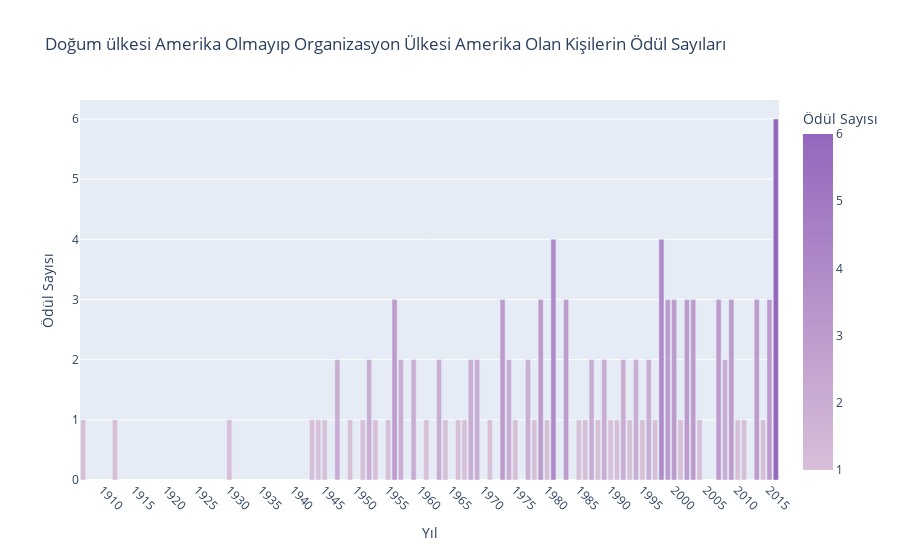

This figure's notebook cell:
### Code cell
america_data = nobel_prize[(nobel_prize["birth_country"] != "United States of America") & (nobel_prize["organization_country"] == "United States of America")]


yearly_counts = america_data.groupby("year").size().reset_index(name="count")


yearly_counts = yearly_counts[yearly_counts["count"] != 0]


fig = px.bar(yearly_counts, x="year", y="count", color="count",
             labels={"year": "Yıl", "count": "Ödül Sayısı"},
             title="Doğum ülkesi Amerika Olmayıp Organizasyon Ülkesi Amerika Olan Kişilerin Ödül Sayıları",
             color_continuous_scale=["thistle", "#9467bd"])  # Pembe ve mor tonları kullan

fig.update_layout(xaxis=dict(tickmode="linear", tick0=0, dtick=5, tickangle=45),
                  yaxis=dict(title="Ödül Sayısı"))

fig.show()

### Figure 1 — Plotly figure (JSON) as saved in the notebook; plotly's stock layout.template omitted (floating-point values rounded to 4 significant figures)
{"data": [{"alignmentgroup": "True", "hovertemplate": "Yıl=%{x}<br>Ödül Sayısı=%{marker.color}<extra></extra>", "legendgroup": "", "marker": {"color": [1, 1, 1, 1, 1, 1, 2, 1, 1, 2, 1, 1, 3, 2, 2, 1, 2, 1, 1, 1, 2, 2, 1, 3, 2, 1, 2, 1, 3, 1, 4, 3, 1, 1, 2, 1, 2, 1, 1, 2, 1, 2, 1, 2, 1, 4, 3, 3, 1, 3, 3, 1, 3, 2, 3, 1, 1, 3, 1, 3, 6], "coloraxis": "coloraxis", "pattern": {"shape": ""}}, "name": "", "offsetgroup": "", "orientation": "v", "showlegend": false, "textposition": "auto", "type": "bar", "x": [1907, 1912, 1930, 1943, 1944, 1945, 1947, 1949, 1951, 1952, 1953, 1955, 1956, 1957, 1959, 1961, 1963, 1964, 1966, 1967, 1968, 1969, 1971, 1973, 1974, 1975, 1977, 1978, 1979, 1980, 1981, 1983, 1985, 1986, 1987, 1988, 1989, 1990, 1991, 1992, 1993, 1994, 1995, 1996, 1997, 1998, 1999, 2000, 2001, 2002, 2003, 2004, 2007, 2008, 2009, 2010, 2011, 2013, 2014, 2015, 2016], "xaxis": "x", "y": [1, 1, 1, 1, 1, 1, 2, 1, 1, 2, 1, 1, 3, 2, 2, 1, 2, 1, 1, 1, 2, 2, 1, 3, 2, 1, 2, 1, 3, 1, 4, 3, 1, 1, 2, 1, 2, 1, 1, 2, 1, 2, 1, 2, 1, 4, 3, 3, 1, 3, 3, 1, 3, 2, 3, 1, 1, 3, 1, 3, 6], "yaxis": "y"}], "layout": {"barmode": "relative", "coloraxis": {"colorbar": {"title": {"text": "Ödül Sayısı"}}, "colorscale": [[0, "thistle"], [1, "#9467bd"]]}, "legend": {"tracegroupgap": 0}, "title": {"text": "Doğum ülkesi Amerika Olmayıp Organizasyon Ülkesi Amerika Olan Kişilerin Ödül Sayıları"}, "xaxis": {"anchor": "y", "domain": [0, 1], "dtick": 5, "tick0": 0, "tickangle": 45, "tickmode": "linear", "title": {"text": "Yıl"}}, "yaxis": {"anchor": "x", "domain": [0, 1], "title": {"text": "Ödül Sayısı"}}}}
